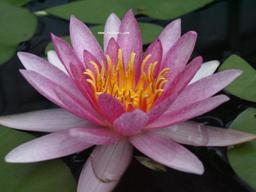
%> input picture 实验二/flow.tif, 256 x 192 px
$ octave tuxiang2g.m   (GNU Octave 9; MATLAB toolbox functions it lacks are replaced by stand-ins)
%> lines starting %> are read from the running program, lines starting %| are printed output that depends on the picture
I=imread('flow.tif');
%> I is the input picture: size 192x256x3 uint8; mean R, G, B 100.9, 80.9, 83.2
A = double(I)/255;
I3=imread('cross.tif');
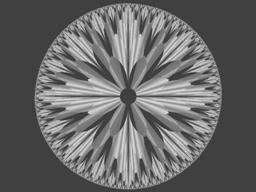
%> input picture 实验二/cross.tif, 256 x 192 px
%> I3 is the input picture: size 192x256x3 uint8; min 35, max 227, mean 102.6
A3 = double(I3)/255;K = imlincomb(2,A,3,A3);
%> after `K = imlincomb(2,A,3,A3)`:
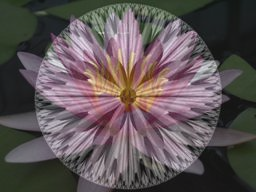
%> K: size 192x256x3 double; mean R, G, B 2, 1.84, 1.86; drawn with min black and max white
imshow(K);
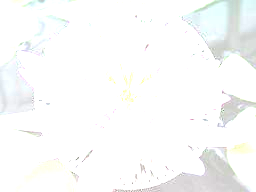
%> displayed picture: size 192x256x3, on the screen's scale of 0 to 255; mean R, G, B 249.6, 250.7, 250.2
